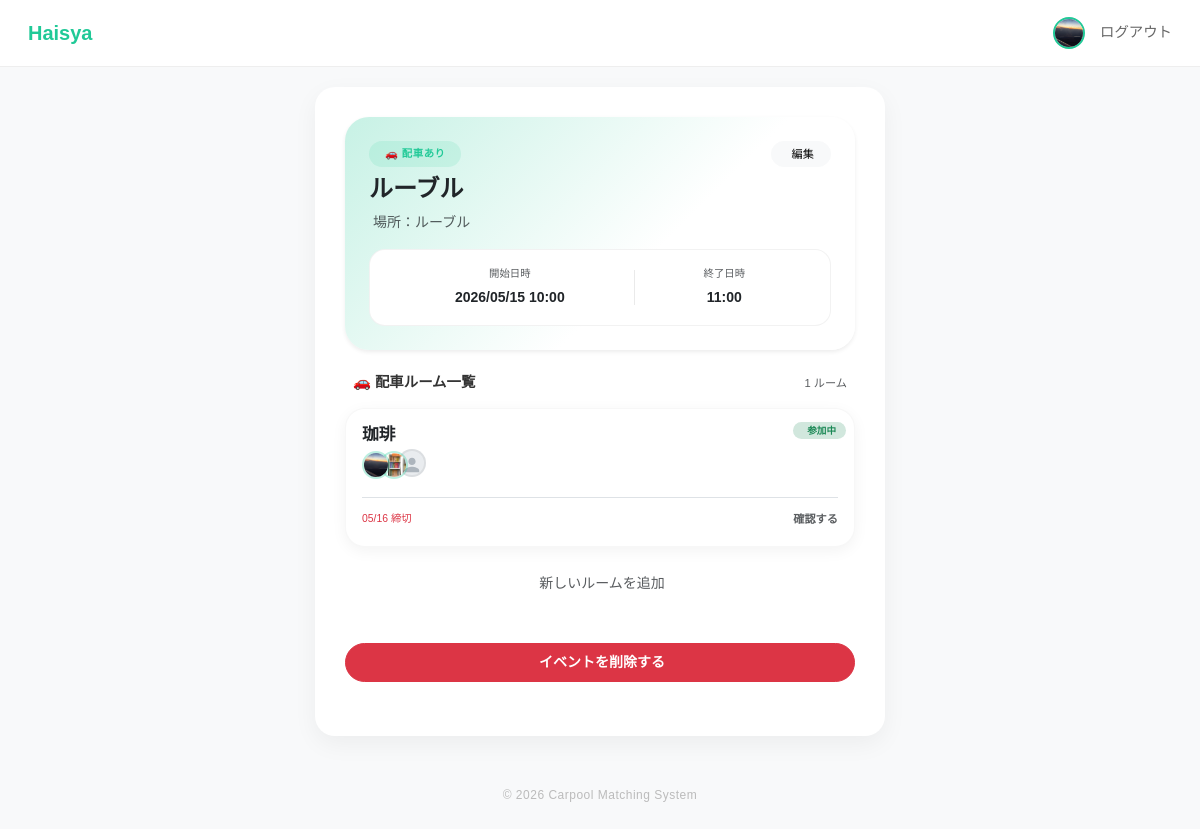
Page /events/detail/7 (signed in) on the earlier database version.
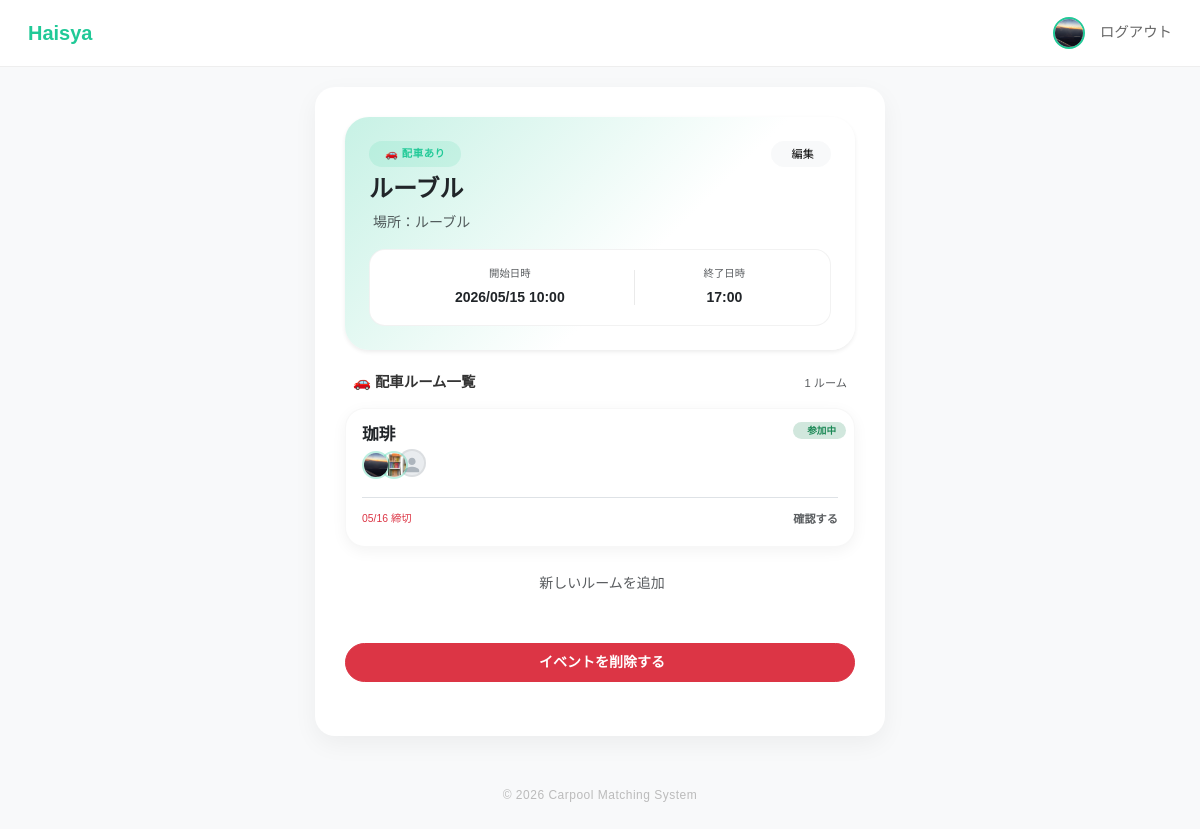
Same page on the later database version.
### app/models/user.py (models this page shows)
class User(db.Model, UserMixin):
    __tablename__ = "users"
    id = db.Column(db.Integer, primary_key=True)
    username = db.Column(db.String(50), unique=True, nullable=False)
    password = db.Column(db.String(200), nullable=False)
    display_name = db.Column(db.String(50))
    icon = db.Column(db.String(200), default="default.png")
    genre = db.Column(db.String(50))  # 所属ジャンル
    age = db.Column(db.Integer)
    line_url = db.Column(db.String(200), nullable=True)
    insta_url = db.Column(db.String(200), nullable=True)
    @property
    def name(self):
        return self.display_name or self.username

### app/models/event.py (models this page shows, shortened)
class Event(db.Model):
    __tablename__ = 'events'
    id = db.Column(db.Integer, primary_key=True)
    title = db.Column(db.String(100), nullable=False)
    group_id = db.Column(db.Integer, db.ForeignKey('groups.id'), nullable=True)
    location = db.Column(db.String(200))
    start_time = db.Column(db.DateTime, nullable=False)
    end_time = db.Column(db.DateTime)
    join_code = db.Column(db.String(10), unique=True, nullable=False)
    needs_car = db.Column(db.Boolean, default=True)
    created_by = db.Column(db.Integer, db.ForeignKey('users.id'), nullable=False)
    created_at = db.Column(db.DateTime, default=datetime.utcnow)
    creator = db.relationship("User", backref=db.backref("created_events", lazy=True))
    rooms = db.relationship(
        "Room",
        backref="event",
        lazy=True,
        cascade="all, delete-orphan"
    )

### app/models/room.py (models this page shows, shortened)
class Room(db.Model):
    __tablename__ = "rooms"
    id = db.Column(db.Integer, primary_key=True)
    name = db.Column(db.String(200), nullable=False)
    description = db.Column(db.Text)
    sections = db.Column(db.Integer, default=1)
    event_id = db.Column(db.Integer, db.ForeignKey("events.id"), nullable=False)
    created_by = db.Column(db.Integer, db.ForeignKey("users.id"), nullable=False)
    deadline = db.Column(db.DateTime)
    matching_method = db.Column(db.String(50), default="default")
    created_at = db.Column(db.DateTime, default=datetime.utcnow)
    entries = db.relationship("Entry", backref="room", lazy=True, cascade="all, delete-orphan")

### app/models/entry.py (models this page shows, shortened)
class Entry(db.Model):
    __tablename__ = "entries"
    id = db.Column(db.Integer, primary_key=True)
    user_id = db.Column(db.Integer, db.ForeignKey("users.id"), nullable=False)
    room_id = db.Column(db.Integer, db.ForeignKey("rooms.id"), nullable=False)
    has_car = db.Column(db.Boolean, default=False)
    capacity = db.Column(db.Integer, default=0)
    has_rehersal = db.Column(db.Boolean, default=False) # ← これを追加しました
    schedule_id = db.Column(db.String(50))
    prefer_with = db.Column(db.String(200))
    avoid_with = db.Column(db.String(200))
    early_leave = db.Column(db.Boolean, default=False)
    created_at = db.Column(db.DateTime, default=datetime.utcnow)
    user = db.relationship("User", backref=db.backref("entries", lazy=True))

### app/events/routes.py (the view)
@events_bp.route('/detail/<int:event_id>')
@login_required
def event_detail(event_id):
    event = Event.query.get_or_404(event_id)
    joined_room_ids = [
        entry.room_id for entry in Entry.query.filter_by(user_id=current_user.id).all()
    ]
    is_admin = False
    if event.group_id:
        membership = GroupMember.query.filter_by(
            group_id=event.group_id,
            user_id=current_user.id,
            role='admin'
        ).first()
        is_admin = membership is not None
    return render_template('event_detail.html',
                           event=event,
                           joined_room_ids=joined_room_ids,
                           is_admin=is_admin)

### app/models/user.py (called while the page is built)
@login_manager.user_loader
def load_user(user_id):
    return User.query.get(int(user_id))

### app/templates/event_detail.html (shortened to what this page needs)
{% extends "layout.html" %}
{% block content %}
{% from 'macros/avatar.html' import avatar %}
<div class="main-card border-0 shadow-sm mb-4 p-4" style="border-radius: 24px; background: linear-gradient(135deg, {{ (event.group.color ~ '40') if event.group else '#ffffff' }} 0%, white 60%);">
    <div class="mb-3">
        <div class="d-flex justify-content-between align-items-start">
            <span class="badge rounded-pill px-3 py-2 mb-2 {% if event.needs_car %}bg-walica-light text-walica{% else %}bg-light text-muted{% endif %}"
                style="font-size: 0.65rem; font-weight: 600; letter-spacing: 0.5px;">
                {% if event.needs_car %}🚗 配車あり{% else %}配車なし{% endif %}
            </span>
            {% if event.created_by == current_user.id or is_admin %}
            <button type="button" class="btn btn-light btn-sm rounded-pill px-3"
                    style="font-size: 0.7rem;" data-bs-toggle="modal" data-bs-target="#editEventModal">
                編集
            </button>
            {% endif %}
        </div>
        <h2 class="fw-bold h4 mb-2 text-dark">{{ event.title }}</h2>
        <p class="text-muted mb-0 small">
             場所：{{ event.location or "未指定" }}
        </p>
    </div>
    <div class="bg-white rounded-4 p-3 d-flex justify-content-around text-center border" style="border-color: rgba(0,0,0,0.05) !important;">
        <div class="flex-grow-1">
            <small class="text-muted d-block mb-1" style="font-size: 0.65rem;">開始日時</small>
            <span class="fw-bold text-dark small">{{ event.start_time.strftime('%Y/%m/%d %H:%M') }}</span>
        </div>
        <div class="flex-grow-1">
            <small class="text-muted d-block mb-1" style="font-size: 0.65rem;">終了日時</small>
            <span class="fw-bold text-dark small">
                {{ event.end_time.strftime('%H:%M') if event.end_time else '--:--' }}
            </span>
        </div>
    </div>
</div>
{% if event.needs_car %}
    <div class="px-2 mb-3 d-flex justify-content-between align-items-center">
        <h6 class="fw-bold mb-0" style="font-size: 0.9rem;">🚗 配車ルーム一覧</h6>
        <span class="text-muted" style="font-size: 0.7rem;">{{ event.rooms|length }} ルーム</span>
    </div>
    {% if event.rooms %}
        <div class="d-flex flex-column gap-3 mb-4">
            {% for room in event.rooms %}
            <div class="room-card position-relative overflow-hidden p-3">
                <div class="position-absolute top-0 end-0 mt-2 me-2">
                    {% if room.id in joined_room_ids %}
                        <span class="badge rounded-pill bg-success-subtle text-success border-0" style="font-size: 0.6rem; padding: 4px 10px;">
                            参加中
                        </span>
                    {% endif %}
                </div>
                <div class="d-flex justify-content-between align-items-start">
                    <div class="flex-grow-1">
                        <div class="text-dark pe-5 mb-1">
                            <div class="fw-bold" style="font-size: 1.05rem; line-height: 1.2;">
                                {{ room.name }}
                            </div>
                        </div>
                        <div class="d-flex align-items-center me-2">
                            {% for entry in room.entries[:4] %}
                            <div style="{% if not loop.first %}margin-left: -10px;{% endif %}
                                        position: relative; z-index: {{ loop.revindex }};">
                                {{ avatar(entry.user, size=28) }}
                            </div>
                            {% endfor %}
                        </div>
                    </div>
                </div>
                <div class="mt-3 pt-2 border-top d-flex justify-content-between align-items-center">
                    <div class="small">
                        {% if room.deadline %}
                            <span class="text-danger" style="font-size: 0.65rem;">
                                 {{ room.deadline.strftime('%m/%d 締切') }}
                            </span>
                        {% else %}
                            <span class="text-muted" style="font-size: 0.65rem;">常時募集中</span>
                        {% endif %}
                    </div>
                    <a href="{{ url_for('rooms.room_detail', room_id=room.id) }}" class="text-decoration-none">
                        {% if room.id in joined_room_ids %}
                            <span class="text-muted fw-bold" style="font-size: 0.7rem;">
                                確認する
                            </span>
                        {% else %}
                            <span class="text-walica fw-bold" style="font-size: 0.7rem;">
                                参加する <i class="bi bi-chevron-right"></i>
                            </span>
                        {% endif %}
                    </a>
                </div>
            </div>
            {% endfor %}
        </div>
        <div class="text-center mb-5">
            <a href="{{ url_for('rooms.create_room', event_id=event.id) }}" class="text-muted small text-decoration-none hover-opacity">
                 新しいルームを追加
            </a>
        </div>
    {% endif %}
{% endif %}
{% if event.created_by == current_user.id or is_admin %}
<form action="{{ url_for('events.delete_event', event_id=event.id) }}" method="POST" class="mb-4"
    onsubmit="return confirm('イベント「{{ event.title }}」を削除しますか？\nルームと参加者データもすべて削除されます。')">
    <button type="submit" class="btn btn-danger btn-sm w-100 rounded-pill py-2 fw-bold">
         イベントを削除する
    </button>
</form>
{% endif %}
{% endblock %}

### app/templates/layout.html (shortened to what this page needs)
<!DOCTYPE html>
<html lang="ja">
<head>
    <link href="https://cdn.jsdelivr.net/npm/bootstrap@5.3.3/dist/css/bootstrap.min.css" rel="stylesheet">
    <link rel="stylesheet" href="{{ url_for('static', filename='main.css') }}">
</head>
<body>
<nav class="navbar navbar-walica sticky-top">
    <div class="container-fluid d-flex align-items-center">
        <a class="navbar-brand" href="/">Haisya</a>
        <div class="ms-auto d-flex align-items-center">
            {% if current_user.is_authenticated %}
                <a href="{{ url_for('profile.edit') }}" class="text-decoration-none ms-3">
                    {% set has_icon = current_user.icon and current_user.icon != 'default.png' %}
                    {% if has_icon %}
                    <img src="{{ url_for('static', filename=current_user.icon) }}"
                        alt="プロフィール"
                        class="rounded-circle"
                        style="width: 32px; height: 32px; object-fit: cover;
                                border: 2px solid var(--walica-green);">
                    {% endif %}
                </a>
                <a href="/logout" class="nav-link-custom">ログアウト</a>
            {% else %}
                <a href="/login" class="nav-link-custom">ログイン</a>
                <a href="/register" class="btn btn-walica-reverce ms-3 py-1 px-3" style="font-size:0.85rem;">新規登録</a>
            {% endif %}
        </div>
    </div>
</nav>
<div class="main-container">
    <div class="main-card">
        {% block content %}{% endblock %}
    </div>
    <footer>
        &copy; 2026 Carpool Matching System
    </footer>
</div>
</body>
</html>

### app/templates/macros/avatar.html (shortened to what this page needs)
{% macro avatar(user, size=42, is_admin=false) %}
{% set has_icon = user.icon and user.icon != 'default.png' %}
<div class="position-relative d-inline-block flex-shrink-0">
    {% if has_icon %}
    <img src="{{ url_for('static', filename=user.icon) }}"
         alt="{{ user.name }}"
         class="rounded-circle"
         style="width: {{ size }}px; height: {{ size }}px;
                object-fit: cover;
                border: 2px solid rgba(32,201,151,0.3);">
    {% else %}
    <div class="rounded-circle d-flex align-items-center justify-content-center"
         style="width: {{ size }}px; height: {{ size }}px;
                background: #e9ecef;
                border: 2px solid rgba(0,0,0,0.06);
                overflow: hidden;">
        <svg xmlns="http://www.w3.org/2000/svg"
             viewBox="0 0 24 24"
             style="width: {{ (size * 0.65) | int }}px;
                    height: {{ (size * 0.65) | int }}px;
                    margin-top: {{ (size * 0.15) | int }}px;"
             fill="#adb5bd">
            <path d="M12 12c2.7 0 4.8-2.1 4.8-4.8S14.7 2.4 12 2.4 7.2 4.5 7.2 7.2 9.3 12 12 12zm0 2.4c-3.2 0-9.6 1.6-9.6 4.8v2.4h19.2v-2.4c0-3.2-6.4-4.8-9.6-4.8z"/>
        </svg>
    </div>
    {% endif %}
</div>
{% endmacro %}

### app/static/main.css (style rules this page uses)
:root { --main-color: #eeeeee; --bg-color: white; }
.room-card { border: var(--main-color); border-radius:16px; transition:0.2s; }

### app/templates/layout.html (style rules this page uses)
:root { --walica-green: #20c997; --bg-color: #f8f9fa; --text-dark: #333333; }
body { background-color: var(--bg-color); font-family: 'Noto Sans JP', sans-serif; color: var(--text-dark); }
.navbar-walica { background-color: white; border-bottom: 1px solid #eee; padding: 0.8rem 1rem; }
.navbar-brand { font-weight: 700; color: var(--walica-green) !important; font-size: 1.25rem; }
.main-container { max-width: 600px; margin: 20px auto; padding: 0 15px; }
.main-card { background: white; border-radius: 20px; padding: 30px; box-shadow: 0 8px 24px rgba(0, 0, 0, 0.05); border: none; }
.nav-link-custom { color: #666; text-decoration: none; font-size: 0.9rem; margin-left: 15px; }
footer { color: #bbb; margin: 50px 0 30px; text-align: center; font-size: 12px; letter-spacing: 0.5px; }

### app/templates/event_detail.html (style rules this page uses)
:root { --walica-green: #20c997; }
.room-card { background: white; border-radius: 20px; box-shadow: 0 4px 15px rgba(0,0,0,0.05); border: 1px solid rgba(0,0,0,0.03); transition: transform 0.15s ease; }
.text-walica { color: var(--walica-green); }
.bg-walica-light { background-color: rgba(32, 201, 151, 0.12); }

Differences in the rows shown:
changed Event "ルーブル": end_time "11:00" → "17:00"
